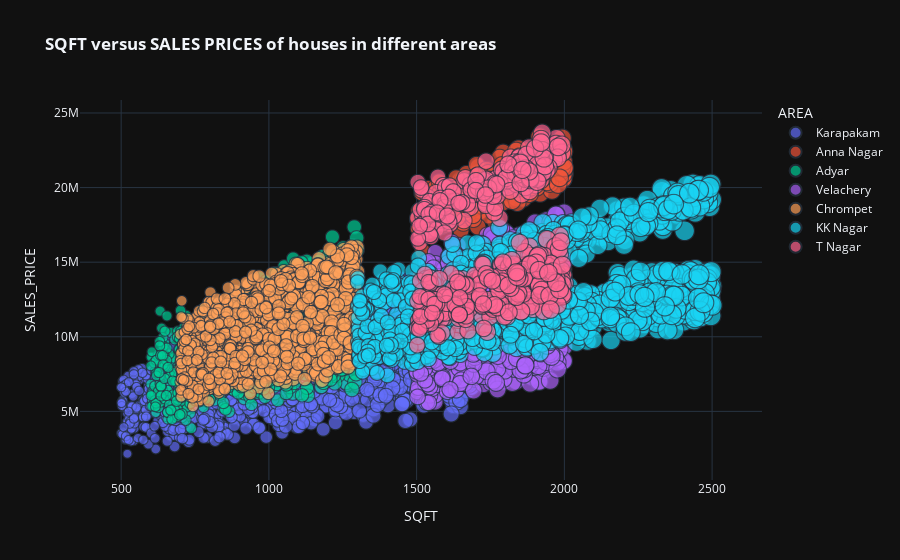

The code cell stored with this chart in its notebook:
### Markdown cell above
### how the square foot of the house will effect the sales price

### Code cell
px.scatter(df,x='INT_SQFT',y='SALES_PRICE',color='AREA',size='INT_SQFT',labels={'INT_SQFT':'SQFT'},template='plotly_dark',title='<b>SQFT versus SALES PRICES of houses in different areas </b>')

### Figure 1 — Plotly figure (JSON) as saved in the notebook; plotly's stock layout.template omitted (floating-point values rounded to 4 significant figures; data arrays with more than 128 entries replaced by an {"elided": "..."} marker saying what was removed)
{"data": [{"hovertemplate": "AREA=Karapakam<br>SQFT=%{marker.size}<br>SALES_PRICE=%{y}<extra></extra>", "legendgroup": "Karapakam", "marker": {"color": "#636efa", "size": {"elided": "1366 int values"}, "sizemode": "area", "sizeref": 6.25, "symbol": "circle"}, "mode": "markers", "name": "Karapakam", "showlegend": true, "type": "scattergl", "x": {"elided": "1366 int values"}, "xaxis": "x", "y": {"elided": "1366 int values"}, "yaxis": "y"}, {"hovertemplate": "AREA=Anna Nagar<br>SQFT=%{marker.size}<br>SALES_PRICE=%{y}<extra></extra>", "legendgroup": "Anna Nagar", "marker": {"color": "#EF553B", "size": {"elided": "788 int values"}, "sizemode": "area", "sizeref": 6.25, "symbol": "circle"}, "mode": "markers", "name": "Anna Nagar", "showlegend": true, "type": "scattergl", "x": {"elided": "788 int values"}, "xaxis": "x", "y": {"elided": "788 int values"}, "yaxis": "y"}, {"hovertemplate": "AREA=Adyar<br>SQFT=%{marker.size}<br>SALES_PRICE=%{y}<extra></extra>", "legendgroup": "Adyar", "marker": {"color": "#00cc96", "size": {"elided": "774 int values"}, "sizemode": "area", "sizeref": 6.25, "symbol": "circle"}, "mode": "markers", "name": "Adyar", "showlegend": true, "type": "scattergl", "x": {"elided": "774 int values"}, "xaxis": "x", "y": {"elided": "774 int values"}, "yaxis": "y"}, {"hovertemplate": "AREA=Velachery<br>SQFT=%{marker.size}<br>SALES_PRICE=%{y}<extra></extra>", "legendgroup": "Velachery", "marker": {"color": "#ab63fa", "size": {"elided": "981 int values"}, "sizemode": "area", "sizeref": 6.25, "symbol": "circle"}, "mode": "markers", "name": "Velachery", "showlegend": true, "type": "scattergl", "x": {"elided": "981 int values"}, "xaxis": "x", "y": {"elided": "981 int values"}, "yaxis": "y"}, {"hovertemplate": "AREA=Chrompet<br>SQFT=%{marker.size}<br>SALES_PRICE=%{y}<extra></extra>", "legendgroup": "Chrompet", "marker": {"color": "#FFA15A", "size": {"elided": "1702 int values"}, "sizemode": "area", "sizeref": 6.25, "symbol": "circle"}, "mode": "markers", "name": "Chrompet", "showlegend": true, "type": "scattergl", "x": {"elided": "1702 int values"}, "xaxis": "x", "y": {"elided": "1702 int values"}, "yaxis": "y"}, {"hovertemplate": "AREA=KK Nagar<br>SQFT=%{marker.size}<br>SALES_PRICE=%{y}<extra></extra>", "legendgroup": "KK Nagar", "marker": {"color": "#19d3f3", "size": {"elided": "997 int values"}, "sizemode": "area", "sizeref": 6.25, "symbol": "circle"}, "mode": "markers", "name": "KK Nagar", "showlegend": true, "type": "scattergl", "x": {"elided": "997 int values"}, "xaxis": "x", "y": {"elided": "997 int values"}, "yaxis": "y"}, {"hovertemplate": "AREA=T Nagar<br>SQFT=%{marker.size}<br>SALES_PRICE=%{y}<extra></extra>", "legendgroup": "T Nagar", "marker": {"color": "#FF6692", "size": {"elided": "501 int values"}, "sizemode": "area", "sizeref": 6.25, "symbol": "circle"}, "mode": "markers", "name": "T Nagar", "showlegend": true, "type": "scattergl", "x": {"elided": "501 int values"}, "xaxis": "x", "y": {"elided": "501 int values"}, "yaxis": "y"}], "layout": {"legend": {"itemsizing": "constant", "title": {"text": "AREA"}, "tracegroupgap": 0}, "title": {"text": "<b>SQFT versus SALES PRICES of houses in different areas </b>"}, "xaxis": {"anchor": "y", "domain": [0, 1], "title": {"text": "SQFT"}}, "yaxis": {"anchor": "x", "domain": [0, 1], "title": {"text": "SALES_PRICE"}}}}
